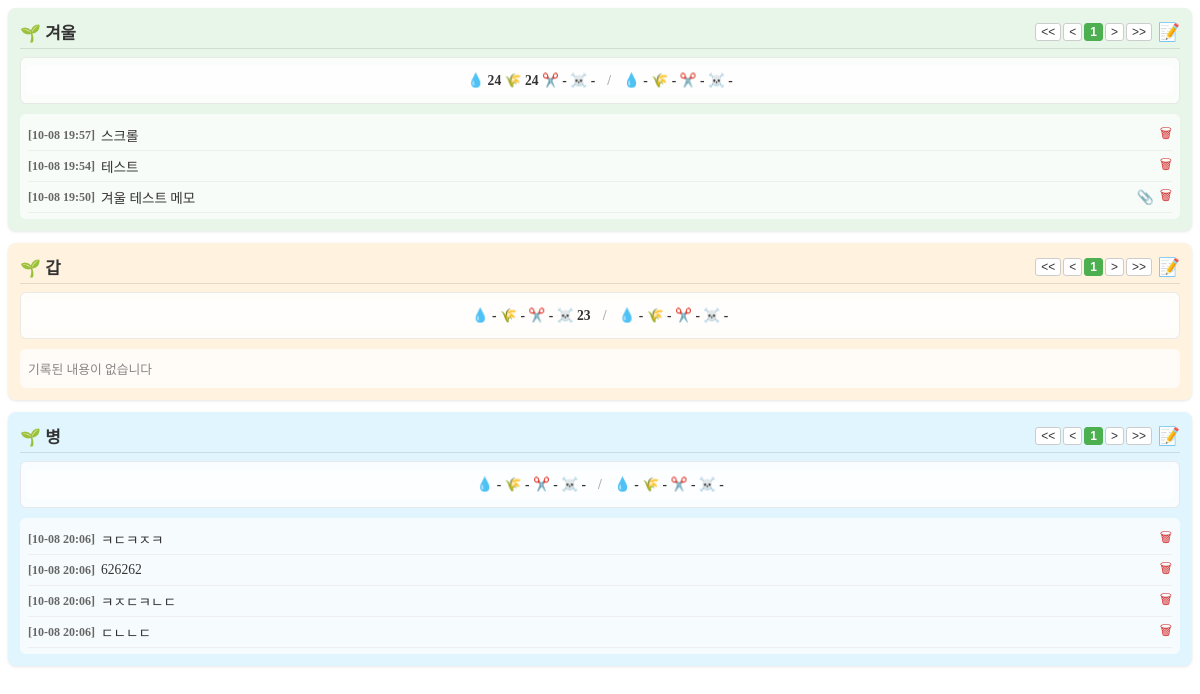
The app's page /farmmng.php, older data.
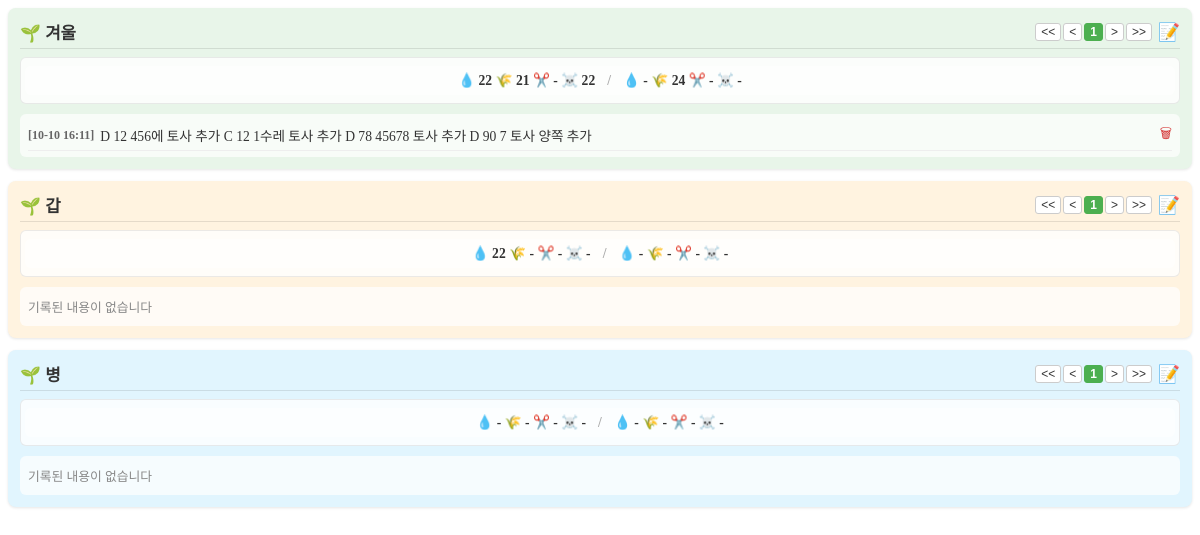
The same page, newer data.
### tables this page shows
CREATE TABLE `farms` (
  `farm_id` int(11) NOT NULL AUTO_INCREMENT COMMENT '밭ID',
  `farm_name` varchar(100) NOT NULL COMMENT '밭이름',
  `row_count` int(11) NOT NULL DEFAULT 0 COMMENT '행갯수',
  `col_count` int(11) NOT NULL DEFAULT 0 COMMENT '열갯수',
  `farm_type` enum('노지','하우스') NOT NULL DEFAULT '노지' COMMENT '유형(노지,하우스)',
  `created_at` datetime DEFAULT current_timestamp() COMMENT '등록일시',
  `use_yn` char(1) NOT NULL DEFAULT 'Y' COMMENT '사용 여부',
  `sort_order` int(11) NOT NULL DEFAULT 0 COMMENT '정렬순서',
  PRIMARY KEY (`farm_id`)
);

CREATE TABLE `memoT` (
  `group_id` varchar(50) NOT NULL COMMENT '그룹 ID (문자형)',
  `id` int(11) NOT NULL AUTO_INCREMENT COMMENT '고유 식별자 ID',
  `reg_date` datetime DEFAULT current_timestamp() COMMENT '날짜 (기본값: 현재 시간)',
  `content` text DEFAULT NULL COMMENT '내용',
  `att_grp_id` bigint(20) DEFAULT NULL COMMENT '첨부파일 그룹 ID',
  PRIMARY KEY (`id`)
);

### farmmng.php (the view, shortened to what the changed rows need)
<?php
require_once __DIR__ . '/db_connect.php';
$attachment_table = $attachment_table ?? 'attachment';
function getFarmsList($pdo) {
    try {
        $stmt = $pdo->query("SELECT farm_id, farm_name, row_count, col_count, farm_type FROM farms WHERE use_yn = 'Y' ORDER BY sort_order ASC");
        return $stmt->fetchAll(PDO::FETCH_ASSOC);
    } catch (PDOException $e) { return []; }
}
function getFarmTaskStats($pdo, $farmId) {
    $sql = "
        SELECT
            task_id,
            last_work_date,
            last_elapsed_days,
            first_work_date,
            CASE
                WHEN first_elapsed_days <= last_elapsed_days THEN '-'
                ELSE first_elapsed_days
            END AS first_elapsed_days
        FROM (
            SELECT
                grouped_task_id AS task_id,
                MAX(work_date) AS last_work_date,
                DATEDIFF(CURDATE(), MAX(work_date)) AS last_elapsed_days,
                MIN(work_date) AS first_work_date,
                DATEDIFF(CURDATE(), MIN(work_date)) AS first_elapsed_days
            FROM (
                SELECT
                    work_date,
                    grouped_task_id,
                    ROW_NUMBER() OVER (
                        PARTITION BY farm_id, row_num, col_num, grouped_task_id
                        ORDER BY created_at DESC, ridge_id DESC
                    ) AS rn
                FROM (
                    SELECT
                        ridge_id,
                        farm_id,
                        row_num,
                        col_num,
                        work_date,
                        check_status,
                        created_at,
                        CASE
                            WHEN CAST(task_id AS UNSIGNED) BETWEEN 40 AND 46 THEN 40
                            WHEN CAST(task_id AS UNSIGNED) BETWEEN 70 AND 72 THEN 70
                            ELSE CAST(task_id AS UNSIGNED)
                        END AS grouped_task_id
                    FROM ridge_records
                    WHERE farm_id = :farm_id
                      AND check_status = 'Y'
                      AND work_date IS NOT NULL
                ) base
            ) r
            WHERE r.rn = 1
            GROUP BY grouped_task_id
        ) t
        ORDER BY task_id
    ";
    try {
        $stmt = $pdo->prepare($sql);
        $stmt->execute([':farm_id' => $farmId]);
        return $stmt->fetchAll(PDO::FETCH_ASSOC);
    } catch (PDOException $e) {
        error_log('[farmmng] getFarmTaskStats error: ' . $e->getMessage());
        return [];
    }
}
function getFarmMemosPaged($pdo, $groupId, $page = 1, $limit = 5) {
    global $attachment_table;
    try {
        $groupIdStr = (string)$groupId;
        $stmtCount = $pdo->prepare("SELECT COUNT(*) FROM memoT WHERE group_id = :group_id");
        $stmtCount->bindValue(':group_id', $groupIdStr, PDO::PARAM_STR);
        $stmtCount->execute();
        $totalCount = (int)$stmtCount->fetchColumn();
        $totalPages = max(1, (int)ceil($totalCount / $limit));
        $offset = ($page - 1) * $limit;
        $stmt = $pdo->prepare("
            SELECT m.id, m.reg_date, m.content,
                (SELECT COUNT(*) FROM {$attachment_table} a WHERE a.att_grp_id = m.id AND a.status = 'ACTIVE') AS file_count
            FROM memoT m
            WHERE m.group_id = :group_id
            ORDER BY m.id DESC
            LIMIT :limit OFFSET :offset
        ");
        $stmt->bindValue(':group_id', $groupIdStr, PDO::PARAM_STR);
        $stmt->bindValue(':limit', $limit, PDO::PARAM_INT);
        $stmt->bindValue(':offset', $offset, PDO::PARAM_INT);
        $stmt->execute();
        $memos = $stmt->fetchAll(PDO::FETCH_ASSOC);
        return ['memos' => $memos, 'page' => $page, 'totalPages' => $totalPages, 'totalCount' => $totalCount];
    } catch (PDOException $e) {
        return ['memos' => [], 'page' => 1, 'totalPages' => 1, 'totalCount' => 0];
    }
}
$farms = getFarmsList($pdo);
$bgPalette = ['#e8f5e9', '#fff3e0', '#e1f5fe', '#f3e5f5', '#fffde7', '#fbe9e7'];
function renderPaginationHTML($farmParam, $page, $totalPages) {
    $blockSize = 5;
    $currentBlock = (int)ceil($page / $blockSize);
    $startPage = ($currentBlock - 1) * $blockSize + 1;
    $endPage = min($startPage + $blockSize - 1, $totalPages);
    $prevPage = max(1, $page - 1);
    $nextPage = min($totalPages, $page + 1);
    $disabledFirst = ($page <= 1) ? 'disabled' : '';
    $disabledPrev = ($page <= 1) ? 'disabled' : '';
    $disabledNext = ($page >= $totalPages) ? 'disabled' : '';
    $disabledLast = ($page >= $totalPages) ? 'disabled' : '';
    $html = '<div class="farm-pagination">';
    $html .= '<button onclick="changeFarmPage(\''.$farmParam.'\', 1)" '.$disabledFirst.'>&lt;&lt;</button>';
    $html .= '<button onclick="changeFarmPage(\''.$farmParam.'\', '.$prevPage.')" '.$disabledPrev.'>&lt;</button>';
    for ($i = $startPage; $i <= $endPage; $i++) {
        $activeClass = ($i == $page) ? 'active' : '';
        $html .= '<button onclick="changeFarmPage(\''.$farmParam.'\', '.$i.')" class="'.$activeClass.'">'.$i.'</button>';
    }
    $html .= '<button onclick="changeFarmPage(\''.$farmParam.'\', '.$nextPage.')" '.$disabledNext.'>&gt;</button>';
    $html .= '<button onclick="changeFarmPage(\''.$farmParam.'\', '.$totalPages.')" '.$disabledLast.'>&gt;&gt;</button>';
    $html .= '</div>';
    return $html;
}
function renderFarmBox($title, $icon, $groupId, $bgColor, $memoData, $farmParam, $taskStats) {
    $memos = $memoData['memos'];
    $page = $memoData['page'];
    $totalPages = $memoData['totalPages'];
    $tasks = [
        '10' => ['last' => '-', 'first' => '-'],
        '20' => ['last' => '-', 'first' => '-'],
        '30' => ['last' => '-', 'first' => '-'],
        '40' => ['last' => '-', 'first' => '-']
    ];
    if (!empty($taskStats)) {
        foreach ($taskStats as $t) {
            $tId = (string)$t['task_id'];
            if (isset($tasks[$tId])) {
                $tasks[$tId]['last'] = $t['last_elapsed_days'] !== null ? $t['last_elapsed_days'] : '-';
                $tasks[$tId]['first'] = $t['first_elapsed_days'] !== null ? $t['first_elapsed_days'] : '-';
            }
        }
    }
    ?>
    <div class="farm-box" style="background-color: <?php echo $bgColor; ?>;">
        <div class="farm-title">
            <span><?php echo $icon . ' ' . htmlspecialchars($title); ?></span>
            <div class="farm-title-right">
                <?php echo renderPaginationHTML($farmParam, $page, $totalPages); ?>
                <span class="btn-memo-icon" title="새 메모 작성" onclick="openMemoWriteModal('<?php echo htmlspecialchars($groupId, ENT_QUOTES, 'UTF-8'); ?>', '<?php echo htmlspecialchars($title, ENT_QUOTES, 'UTF-8'); ?>')">📝</span>
            </div>
        </div>
        <div class="top-farm-wrapper">
            <div class="status-dashboard" onclick="goToFarmDetail('<?php echo htmlspecialchars($groupId); ?>')">
                <div class="task-summary-line" title="최근 경과일 / 최대 경과일">
                    💧 <?php echo $tasks['10']['last']; ?>
                    🌾 <?php echo $tasks['20']['last']; ?>
                    ✂️ <?php echo $tasks['30']['last']; ?>
                    ☠️ <?php echo $tasks['40']['last']; ?>
                    <span class="stat-divider">/</span>
                    💧 <?php echo $tasks['10']['first']; ?>
                    🌾 <?php echo $tasks['20']['first']; ?>
                    ✂️ <?php echo $tasks['30']['first']; ?>
                    ☠️ <?php echo $tasks['40']['first']; ?>
                </div>
            </div>
            <div class="memo-section">
                <?php if (empty($memos)): ?>
                    <p style="color: #888; font-size: 0.8rem; margin: 4px 0;">기록된 내용이 없습니다</p>
                <?php else: ?>
                    <ul class="memo-list-mini">
                        <?php foreach ($memos as $m): ?>
                            <?php $formattedDate = date('m-d H:i', strtotime($m['reg_date'])); ?>
                            <li class="memo-item-mini"
                                data-memo-item="true"
                                data-id="<?php echo (int)$m['id']; ?>"
                                data-group-id="<?php echo htmlspecialchars($groupId, ENT_QUOTES, 'UTF-8'); ?>"
                                data-display-group-id="<?php echo htmlspecialchars($title, ENT_QUOTES, 'UTF-8'); ?>"
                                data-date="<?php echo htmlspecialchars($formattedDate, ENT_QUOTES, 'UTF-8'); ?>"
                                data-content="<?php echo htmlspecialchars($m['content'], ENT_QUOTES, 'UTF-8'); ?>"
                                data-files="<?php echo htmlspecialchars(json_encode($m['attachments'] ?? [], JSON_UNESCAPED_UNICODE), ENT_QUOTES, 'UTF-8'); ?>"
                                onclick="openModalFromElem(this)">
                                <span class="memo-date-mini">[<?php echo htmlspecialchars($formattedDate); ?>]</span>
                                <span class="memo-text-mini"><?php echo htmlspecialchars($m['content']); ?></span>
                                <?php if ((int)($m['file_count'] ?? 0) > 0): ?>
                                    <span class="icon-clip" title="첨부파일">📎</span>
                                <?php endif; ?>
                                <span class="btn-memo-delete" title="삭제" onclick="event.stopPropagation(); deleteFarmMemo(<?php echo $m['id']; ?>)">🗑</span>
                            </li>
                        <?php endforeach; ?>
                    </ul>
                <?php endif; ?>
            </div>
        </div>
    </div>
    <?php
}
?>
<div class="farm-container">
    <?php if (empty($farms)): ?>
        <div style="text-align: center; padding: 20px; color: #666;">등록된 밭 정보가 없습니다.</div>
    <?php else: ?>
        <?php foreach ($farms as $index => $farm): ?>
            <?php
                $farmId = $farm['farm_id'];
                $farmName = $farm['farm_name'];
                $farmType = $farm['farm_type'] ?? '노지';
                $icon = ($farmType === '하우스') ? '🏠' : '🌱';
                $bgColor = $bgPalette[$index % count($bgPalette)];
                $farmParam = 'p_' . $farmId;
                $currentPage = max(1, (int)($_GET[$farmParam] ?? 1));
                $taskStats = getFarmTaskStats($pdo, $farmId);
                $memoData = getFarmMemosPaged($pdo, $farmId, $currentPage, 5);
                renderFarmBox($farmName, $icon, $farmId, $bgColor, $memoData, $farmParam, $taskStats);
            ?>
        <?php endforeach; ?>
    <?php endif; ?>
</div>

Row changes from the older to the newer data that the page shows:
removed memot: reg_date "10-08 19:57", content "스크롤", shown under farms "겨울"
removed memot: reg_date "10-08 19:54", content "테스트", shown under farms "겨울"
removed memot: reg_date "10-08 19:50", content "겨울 테스트 메모", shown under farms "겨울"
removed memot: reg_date "10-08 20:06", content "ㅋㄷㅋㅈㅋ", shown under farms (number 3 of 3 on the later page)
removed memot: reg_date "10-08 20:06", content "626262", shown under farms (number 3 of 3 on the later page)
removed memot: reg_date "10-08 20:06", content "ㅋㅈㄷㅋㄴㄷ", shown under farms (number 3 of 3 on the later page)
removed memot: reg_date "10-08 20:06", content "ㄷㄴㄴㄷ", shown under farms (number 3 of 3 on the later page)
computed for farms "겨울": last "24" → "22"; last "24" → "21"; last "-" → "22"; first "-" → "24"
added memot: reg_date "10-10 16:11", content "D 12 456에 토사 추가 C 12 1수레 토사 추가 D 78 45678 토사 추가 D 90 7 토사 양쪽 추가", shown under farms "겨울"
computed for farms (number 2 of 3 on the later page): last "-" → "22"; last "23" → "-"
shown differently, row unchanged: farms (number 3 of 3 on the later page): now shows "기록된 내용이 없습니다"
